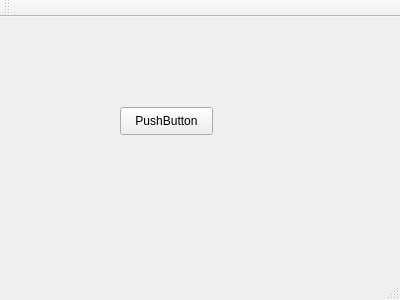
<?xml version="1.0" encoding="UTF-8"?>
<ui version="4.0">
 <class>MainWindow</class>
 <widget class="QMainWindow" name="MainWindow">
  <property name="geometry">
   <rect>
    <x>0</x>
    <y>0</y>
    <width>400</width>
    <height>300</height>
   </rect>
  </property>
  <property name="windowTitle">
   <string>MainWindow</string>
  </property>
  <widget class="QWidget" name="centralWidget">
   <widget class="QPushButton" name="pushButton">
    <property name="geometry">
     <rect>
      <x>120</x>
      <y>90</y>
      <width>93</width>
      <height>28</height>
     </rect>
    </property>
    <property name="text">
     <string>PushButton</string>
    </property>
   </widget>
  </widget>
  <widget class="QMenuBar" name="menuBar">
   <property name="geometry">
    <rect>
     <x>0</x>
     <y>0</y>
     <width>400</width>
     <height>26</height>
    </rect>
   </property>
  </widget>
  <widget class="QToolBar" name="mainToolBar">
   <attribute name="toolBarArea">
    <enum>TopToolBarArea</enum>
   </attribute>
   <attribute name="toolBarBreak">
    <bool>false</bool>
   </attribute>
  </widget>
  <widget class="QStatusBar" name="statusBar"/>
 </widget>
 <layoutdefault spacing="6" margin="11"/>
 <resources/>
 <connections/>
</ui>
